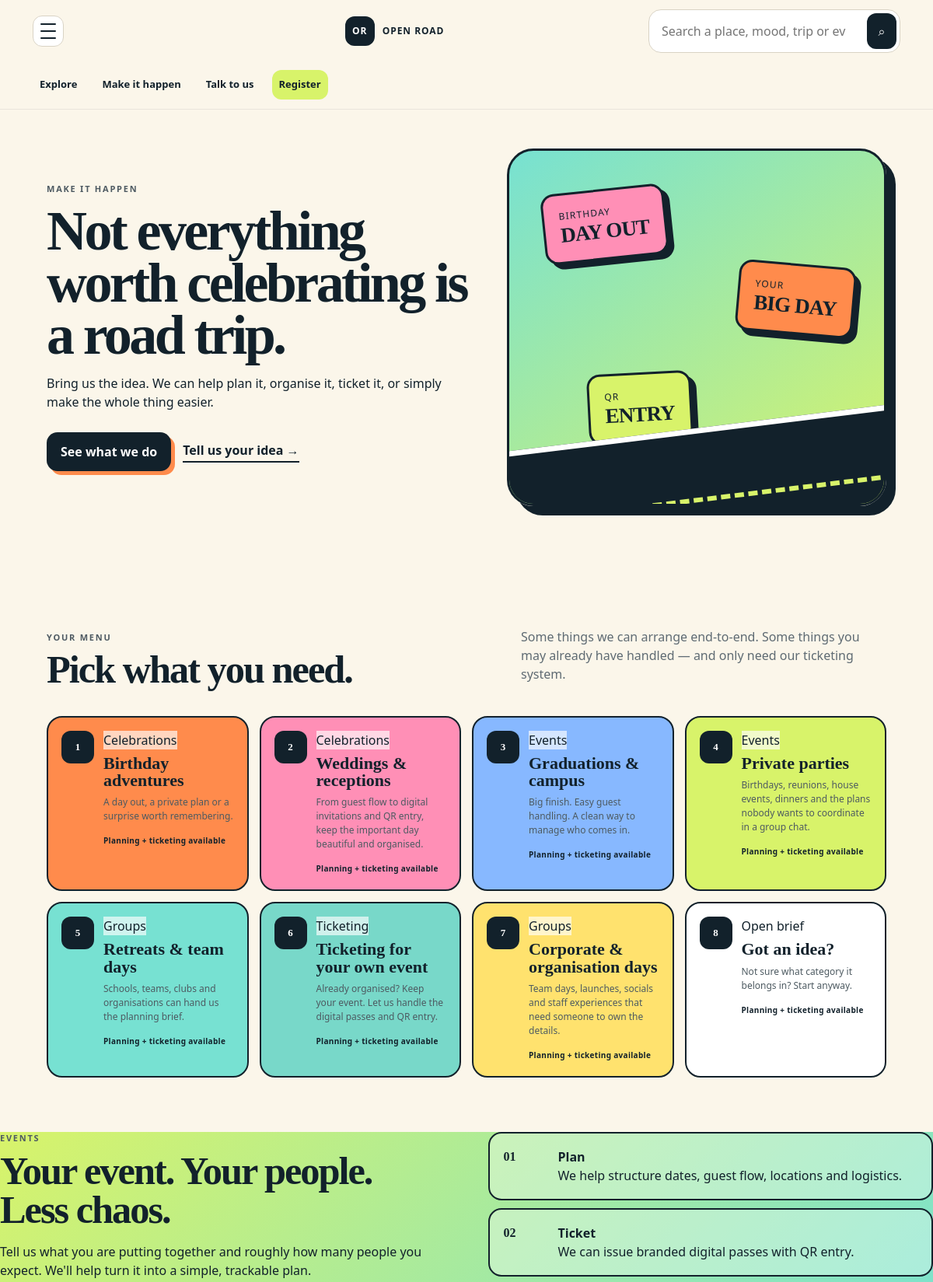
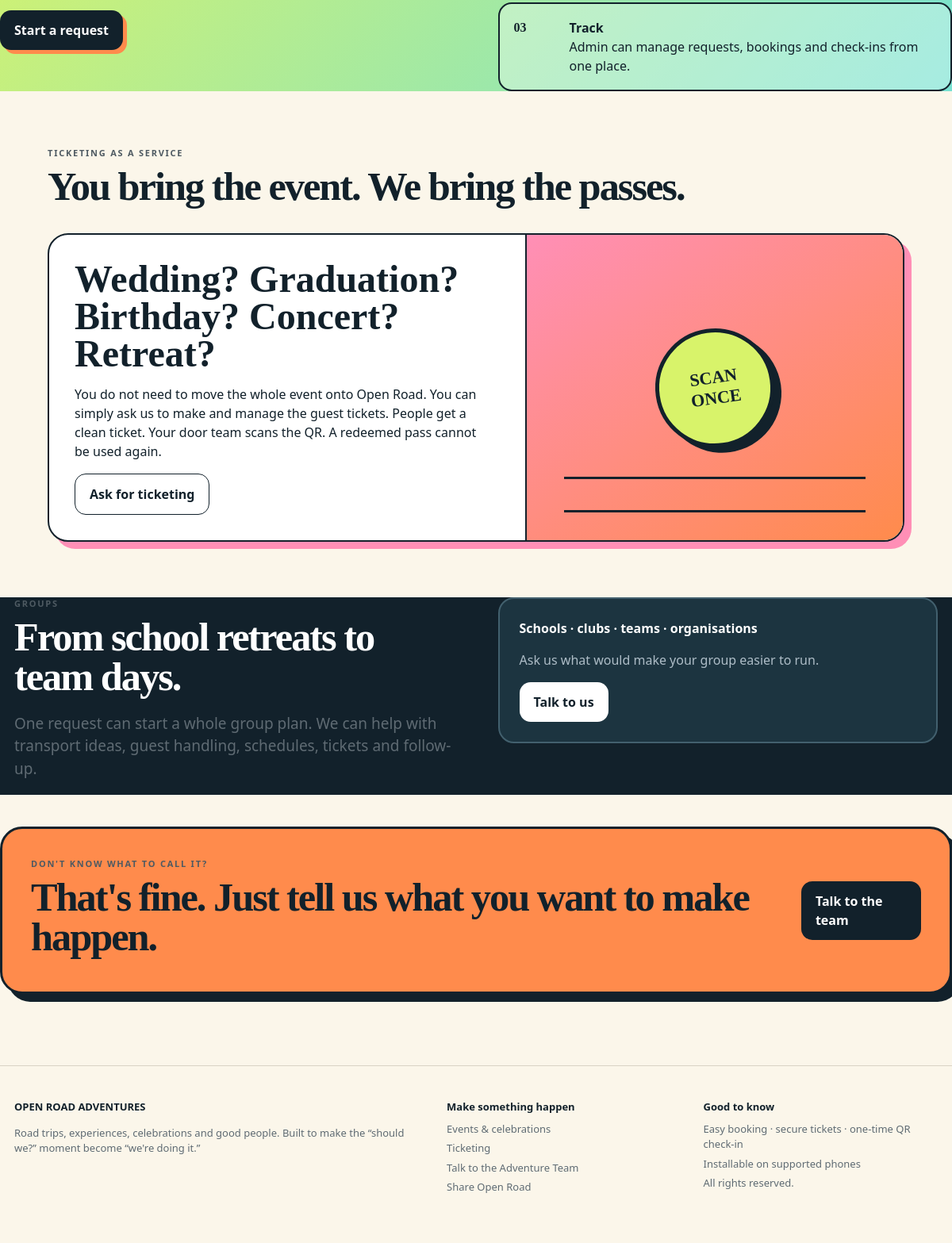
/services, run on the app's committed database (2 pictures, top to bottom).
### tables this page shows
CREATE TABLE services (
 id INTEGER PRIMARY KEY AUTOINCREMENT, slug TEXT UNIQUE NOT NULL, category TEXT NOT NULL, title TEXT NOT NULL,
 subtitle TEXT NOT NULL, description TEXT NOT NULL, cover_image TEXT DEFAULT '', accent TEXT DEFAULT 'lime',
 ticketing_available INTEGER NOT NULL DEFAULT 0, published INTEGER NOT NULL DEFAULT 1, sort_order INTEGER NOT NULL DEFAULT 0, created_at TEXT NOT NULL
);

### app/routes.py (the view)
@bp.get('/services')
def services():
    rows=get_db().execute('SELECT * FROM services WHERE published=1 ORDER BY sort_order,id').fetchall()
    return render_template('services.html',services=rows)

### app/db.py (called while the page is built)
def get_db():
    if 'db' not in g:
        g.db = sqlite3.connect(current_app.config['DATABASE_PATH'], timeout=30)
        g.db.row_factory = sqlite3.Row
        g.db.execute('PRAGMA foreign_keys=ON')
        g.db.execute('PRAGMA journal_mode=WAL')
        g.db.execute('PRAGMA busy_timeout=30000')
    return g.db

### app/routes.py (called while the page is built)
def log_visit():
    if request.path.startswith('/static/') or request.path.startswith('/media/') or request.path.startswith('/api/'):
        return
    key=request.cookies.get('visitor_key') or secrets.token_urlsafe(16)
    db=get_db(); db.execute('INSERT INTO visits(visitor_key,path,created_at) VALUES(?,?,?)',(key,request.path,now())); db.commit(); request._visitor_key=key

@bp.before_request
def before(): log_visit()

@bp.after_request
def visitor_cookie(response):
    key=getattr(request,'_visitor_key',None)
    if key and not request.cookies.get('visitor_key'):
        response.set_cookie('visitor_key',key,max_age=31536000,httponly=True,samesite='Lax',secure=request.is_secure)
    return response

@bp.before_request
def _ensure_stuff_session():
    uid = session.get('user_id')
    if session.get('_stuff_user_id') != uid:
        session.pop('stuff_unlocked', None)
        session['_stuff_user_id'] = uid

### app/security.py (called while the page is built)
def now():
    return datetime.now(timezone.utc).replace(microsecond=0).isoformat()

### app/templates/services.html
{% extends 'base.html' %}{% block content %}
<section class="services-hero"><div><div class="eyebrow">MAKE IT HAPPEN</div><h1>Not everything worth celebrating is a road trip.</h1><p>Bring us the idea. We can help plan it, organise it, ticket it, or simply make the whole thing easier.</p><div class="hero-actions"><a class="button primary" href="#services">See what we do</a><a class="text-link" href="{{ url_for('public.contact') }}">Tell us your idea →</a></div></div><div class="service-poster"><div class="poster-card poster-one">BIRTHDAY<br><strong>DAY OUT</strong></div><div class="poster-card poster-two">YOUR<br><strong>BIG DAY</strong></div><div class="poster-card poster-three">QR<br><strong>ENTRY</strong></div><div class="poster-road"></div></div></section>
<section id="services" class="section"><div class="section-head"><div><div class="eyebrow">YOUR MENU</div><h2>Pick what you need.</h2></div><p>Some things we can arrange end-to-end. Some things you may already have handled — and only need our ticketing system.</p></div><div class="service-grid">{% for s in services %}<a class="service-card {{s.accent}}" href="{{ url_for('public.service',slug=s.slug) }}"><div class="service-icon">{{ loop.index }}</div><div><span class="pill">{{ s.category }}</span><h3>{{ s.title }}</h3><p>{{ s.subtitle }}</p><small>{{ 'Planning + ticketing available' if s.ticketing_available else 'Planning support available' }}</small></div></a>{% endfor %}</div></section>
<section id="events" class="bright-section"><div class="feature-grid"><div><div class="eyebrow">EVENTS</div><h2>Your event. Your people. Less chaos.</h2><p>Tell us what you are putting together and roughly how many people you expect. We'll help turn it into a simple, trackable plan.</p><a class="button primary" href="{{ url_for('public.service_request',slug=services[0].slug) if services else url_for('public.contact') }}">Start a request</a></div><div class="feature-list"><div><b>01</b><span><strong>Plan</strong><br>We help structure dates, guest flow, locations and logistics.</span></div><div><b>02</b><span><strong>Ticket</strong><br>We can issue branded digital passes with QR entry.</span></div><div><b>03</b><span><strong>Track</strong><br>Admin can manage requests, bookings and check-ins from one place.</span></div></div></div></section>
<section id="ticketing" class="section"><div class="section-head"><div><div class="eyebrow">TICKETING AS A SERVICE</div><h2>You bring the event. We bring the passes.</h2></div></div><div class="ticket-service"><div class="ticket-service-copy"><h3>Wedding? Graduation? Birthday? Concert? Retreat?</h3><p>You do not need to move the whole event onto Open Road. You can simply ask us to make and manage the guest tickets. People get a clean ticket. Your door team scans the QR. A redeemed pass cannot be used again.</p><a class="button secondary" href="{{ url_for('public.services') }}#support">Ask for ticketing</a></div><div class="ticket-service-visual"><div class="ticket-stamp">SCAN<br>ONCE</div><div class="ticket-lines"></div></div></div></section>
<section id="groups" class="dark-section"><div class="feature-grid"><div><div class="eyebrow inverse">GROUPS</div><h2>From school retreats to team days.</h2><p class="lead">One request can start a whole group plan. We can help with transport ideas, guest handling, schedules, tickets and follow-up.</p></div><div class="dark-note"><b>Schools · clubs · teams · organisations</b><p>Ask us what would make your group easier to run.</p><a class="button light" href="{{ url_for('public.contact') }}">Talk to us</a></div></div></section>
<section id="support" class="cta-band"><div><div class="eyebrow">DON'T KNOW WHAT TO CALL IT?</div><h2>That's fine. Just tell us what you want to make happen.</h2></div><a class="button primary" href="{{ url_for('public.contact') }}">Talk to the team</a></section>
{% endblock %}

### app/templates/base.html (shortened to what this page needs)
<!doctype html>
<html lang="en">
<head>
<link rel="stylesheet" href="{{ url_for('static',filename='style.css',v='20260920-ui6') }}"><title>{{ config.BRAND_NAME }}</title>
</head>
<body>
<header class="topbar">
  <button class="menu-button" type="button" aria-label="Open menu" aria-expanded="false" onclick="toggleRoadMenu()"><span></span><span></span><span></span></button>
  <a class="brand" href="{{ url_for('public.home') }}"><span class="brand-mark">OR</span><span>OPEN ROAD</span></a>
  <form class="search" action="{{ url_for('public.search') }}"><input name="q" value="{{ request.args.get('q','') }}" placeholder="Search a place, mood, trip or event"><button aria-label="Search">⌕</button></form>
  <nav class="desktop-nav"><a href="{{ url_for('public.home') }}">Explore</a><a href="{{ url_for('public.services') }}">Make it happen</a><a href="{{ url_for('public.contact') }}">Talk to us</a>{% if session.get('user_id') %}<a class="nav-hot" href="{{ url_for('public.account') }}">My adventure</a>{% else %}<a class="nav-hot" href="{{ url_for('public.register') }}">Register</a>{% endif %}</nav>
</header>
<div class="road-menu" id="roadMenu" aria-hidden="true">
</div>
<main>{% with msgs=get_flashed_messages(with_categories=true) %}{% for c,m in msgs %}<div class="flash {{ c }}">{{m}}</div>{% endfor %}{% endwith %}{% block content %}{% endblock %}</main>
<footer class="footer"><div><div class="footer-brand">OPEN ROAD ADVENTURES</div><p>Road trips, experiences, celebrations and good people. Built to make the “should we?” moment become “we're doing it.”</p></div><div><b>Make something happen</b><a href="{{ url_for('public.services') }}">Events & celebrations</a><a href="{{ url_for('public.services') }}#ticketing">Ticketing</a><a href="{{ url_for('public.contact') }}">Talk to the Adventure Team</a><a href="{{ url_for('public.join') }}">Share Open Road</a></div><div><b>Good to know</b><span>Easy booking · secure tickets · one-time QR check-in</span><span>Installable on supported phones</span><span>All rights reserved.</span></div></footer>
</body></html>

### data on the page
services: category "Celebrations", title "Birthday adventures", subtitle "A day out, a private plan or a surprise worth remembering.", ticketing_available "Planning + ticketing available"
services: category "Celebrations", title "Weddings & receptions", subtitle "From guest flow to digital invitations and QR entry, keep the important day beautiful and organised.", ticketing_available "Planning + ticketing available"
services: category "Events", title "Graduations & campus", subtitle "Big finish. Easy guest handling. A clean way to manage who comes in.", ticketing_available "Planning + ticketing available"
services: category "Events", title "Private parties", subtitle "Birthdays, reunions, house events, dinners and the plans nobody wants to coordinate in a group chat.", ticketing_available "Planning + ticketing available"
services: category "Groups", title "Retreats & team days", subtitle "Schools, teams, clubs and organisations can hand us the planning brief.", ticketing_available "Planning + ticketing available"
services: category "Ticketing", title "Ticketing for your own event", subtitle "Already organised? Keep your event. Let us handle the digital passes and QR entry.", ticketing_available "Planning + ticketing available"
services: category "Groups", title "Corporate & organisation days", subtitle "Team days, launches, socials and staff experiences that need someone to own the details.", ticketing_available "Planning + ticketing available"
services: category "Open brief", title "Got an idea?", subtitle "Not sure what category it belongs in? Start anyway.", ticketing_available "Planning + ticketing available"
